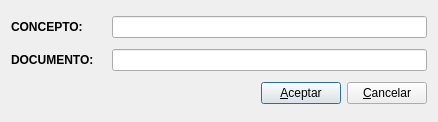
<ui version="4.0" >
 <author>José Manuel Díez Botella</author>
 <class>edit_conc_doc</class>
 <widget class="QDialog" name="edit_conc_doc" >
  <property name="geometry" >
   <rect>
    <x>0</x>
    <y>0</y>
    <width>438</width>
    <height>122</height>
   </rect>
  </property>
  <property name="windowTitle" >
   <string>Editar concepto y documento en pase</string>
  </property>
  <layout class="QVBoxLayout" >
   <property name="margin" >
    <number>11</number>
   </property>
   <property name="spacing" >
    <number>6</number>
   </property>
   <item>
    <layout class="QHBoxLayout" >
     <property name="margin" >
      <number>0</number>
     </property>
     <property name="spacing" >
      <number>6</number>
     </property>
     <item>
      <widget class="QLabel" name="textLabel1" >
       <property name="minimumSize" >
        <size>
         <width>95</width>
         <height>0</height>
        </size>
       </property>
       <property name="text" >
        <string>&lt;b>CONCEPTO:&lt;/b></string>
       </property>
       <property name="wordWrap" >
        <bool>false</bool>
       </property>
      </widget>
     </item>
     <item>
      <widget class="QLineEdit" name="conceptolineEdit" />
     </item>
    </layout>
   </item>
   <item>
    <layout class="QHBoxLayout" >
     <property name="margin" >
      <number>0</number>
     </property>
     <property name="spacing" >
      <number>6</number>
     </property>
     <item>
      <widget class="QLabel" name="textLabel2" >
       <property name="minimumSize" >
        <size>
         <width>95</width>
         <height>0</height>
        </size>
       </property>
       <property name="text" >
        <string>&lt;b>DOCUMENTO:&lt;/b></string>
       </property>
       <property name="wordWrap" >
        <bool>false</bool>
       </property>
      </widget>
     </item>
     <item>
      <widget class="QLineEdit" name="documentolineEdit" />
     </item>
    </layout>
   </item>
   <item>
    <layout class="QHBoxLayout" >
     <property name="margin" >
      <number>0</number>
     </property>
     <property name="spacing" >
      <number>6</number>
     </property>
     <item>
      <spacer>
       <property name="orientation" >
        <enum>Qt::Horizontal</enum>
       </property>
       <property name="sizeType" >
        <enum>QSizePolicy::Expanding</enum>
       </property>
       <property name="sizeHint" >
        <size>
         <width>81</width>
         <height>20</height>
        </size>
       </property>
      </spacer>
     </item>
     <item>
      <widget class="QPushButton" name="aceptarpushButton" >
       <property name="text" >
        <string>&amp;Aceptar</string>
       </property>
       <property name="shortcut" >
        <string>Alt+A</string>
       </property>
      </widget>
     </item>
     <item>
      <widget class="QPushButton" name="cancelarpushButton" >
       <property name="text" >
        <string>&amp;Cancelar</string>
       </property>
       <property name="shortcut" >
        <string>Alt+C</string>
       </property>
      </widget>
     </item>
    </layout>
   </item>
  </layout>
 </widget>
 <layoutdefault spacing="6" margin="11" />
 <includes/>
 <resources/>
 <connections>
  <connection>
   <sender>cancelarpushButton</sender>
   <signal>clicked()</signal>
   <receiver>edit_conc_doc</receiver>
   <slot>reject()</slot>
   <hints>
    <hint type="sourcelabel" >
     <x>20</x>
     <y>20</y>
    </hint>
    <hint type="destinationlabel" >
     <x>20</x>
     <y>20</y>
    </hint>
   </hints>
  </connection>
 </connections>
</ui>
